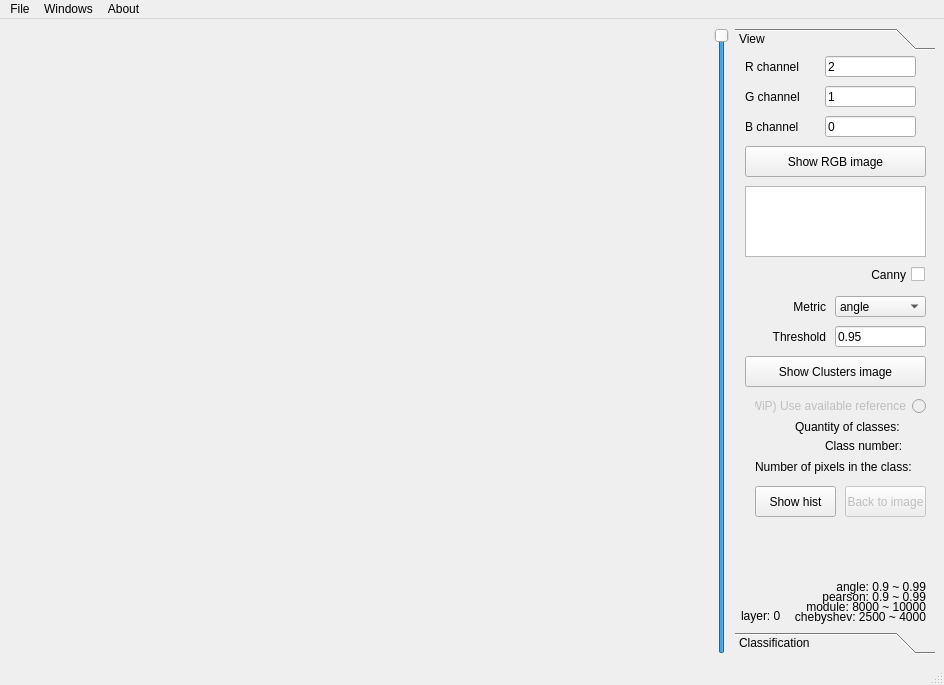
<?xml version="1.0" encoding="UTF-8"?>
<ui version="4.0">
 <class>MainWindow</class>
 <widget class="QMainWindow" name="MainWindow">
  <property name="geometry">
   <rect>
    <x>0</x>
    <y>0</y>
    <width>944</width>
    <height>685</height>
   </rect>
  </property>
  <property name="windowTitle">
   <string>HyperSpectralViewer</string>
  </property>
  <widget class="QWidget" name="centralwidget">
   <layout class="QVBoxLayout" name="verticalLayout">
    <item>
     <layout class="QHBoxLayout" name="horizontalLayout" stretch="1,0,1">
      <property name="sizeConstraint">
       <enum>QLayout::SetMaximumSize</enum>
      </property>
      <item>
       <widget class="QWidget" name="widgetCentral" native="true">
        <property name="minimumSize">
         <size>
          <width>256</width>
          <height>256</height>
         </size>
        </property>
        <layout class="QVBoxLayout" name="verticalLayout_2">
         <item>
          <layout class="QVBoxLayout" name="viewerLayout"/>
         </item>
        </layout>
       </widget>
      </item>
      <item>
       <widget class="QSlider" name="sliderLayers">
        <property name="enabled">
         <bool>true</bool>
        </property>
        <property name="maximum">
         <number>0</number>
        </property>
        <property name="orientation">
         <enum>Qt::Vertical</enum>
        </property>
       </widget>
      </item>
      <item>
       <widget class="QToolBox" name="toolBox">
        <property name="maximumSize">
         <size>
          <width>200</width>
          <height>16777215</height>
         </size>
        </property>
        <property name="currentIndex">
         <number>0</number>
        </property>
        <widget class="QWidget" name="page_view">
         <property name="geometry">
          <rect>
           <x>0</x>
           <y>0</y>
           <width>200</width>
           <height>570</height>
          </rect>
         </property>
         <attribute name="label">
          <string>View</string>
         </attribute>
         <widget class="QPushButton" name="buttonRgbImage">
          <property name="geometry">
           <rect>
            <x>10</x>
            <y>90</y>
            <width>181</width>
            <height>31</height>
           </rect>
          </property>
          <property name="text">
           <string>Show RGB image</string>
          </property>
         </widget>
         <widget class="QPushButton" name="buttonShowClusters">
          <property name="geometry">
           <rect>
            <x>10</x>
            <y>300</y>
            <width>181</width>
            <height>31</height>
           </rect>
          </property>
          <property name="layoutDirection">
           <enum>Qt::LeftToRight</enum>
          </property>
          <property name="text">
           <string>Show Clusters image</string>
          </property>
         </widget>
         <widget class="QLabel" name="label_R_channel">
          <property name="geometry">
           <rect>
            <x>10</x>
            <y>0</y>
            <width>81</width>
            <height>21</height>
           </rect>
          </property>
          <property name="text">
           <string>R channel</string>
          </property>
         </widget>
         <widget class="QLabel" name="label_G_channel">
          <property name="geometry">
           <rect>
            <x>10</x>
            <y>30</y>
            <width>81</width>
            <height>21</height>
           </rect>
          </property>
          <property name="text">
           <string>G channel</string>
          </property>
         </widget>
         <widget class="QLabel" name="label_B_channel">
          <property name="geometry">
           <rect>
            <x>10</x>
            <y>60</y>
            <width>81</width>
            <height>21</height>
           </rect>
          </property>
          <property name="text">
           <string>B channel</string>
          </property>
         </widget>
         <widget class="QLineEdit" name="lineR">
          <property name="geometry">
           <rect>
            <x>90</x>
            <y>0</y>
            <width>91</width>
            <height>21</height>
           </rect>
          </property>
          <property name="text">
           <string>2</string>
          </property>
         </widget>
         <widget class="QLineEdit" name="lineG">
          <property name="geometry">
           <rect>
            <x>90</x>
            <y>30</y>
            <width>91</width>
            <height>21</height>
           </rect>
          </property>
          <property name="text">
           <string>1</string>
          </property>
         </widget>
         <widget class="QLineEdit" name="lineB">
          <property name="geometry">
           <rect>
            <x>90</x>
            <y>60</y>
            <width>91</width>
            <height>21</height>
           </rect>
          </property>
          <property name="text">
           <string>0</string>
          </property>
         </widget>
         <widget class="QTextEdit" name="textBoxClusters">
          <property name="geometry">
           <rect>
            <x>10</x>
            <y>130</y>
            <width>181</width>
            <height>71</height>
           </rect>
          </property>
         </widget>
         <widget class="QLineEdit" name="lineThreshold">
          <property name="geometry">
           <rect>
            <x>100</x>
            <y>270</y>
            <width>91</width>
            <height>21</height>
           </rect>
          </property>
          <property name="text">
           <string>0.95</string>
          </property>
         </widget>
         <widget class="QLabel" name="label_Threshold">
          <property name="geometry">
           <rect>
            <x>30</x>
            <y>270</y>
            <width>61</width>
            <height>21</height>
           </rect>
          </property>
          <property name="text">
           <string>Threshold</string>
          </property>
          <property name="alignment">
           <set>Qt::AlignRight|Qt::AlignTrailing|Qt::AlignVCenter</set>
          </property>
         </widget>
         <widget class="QComboBox" name="comboBox_Metric_selection">
          <property name="geometry">
           <rect>
            <x>100</x>
            <y>240</y>
            <width>91</width>
            <height>21</height>
           </rect>
          </property>
          <property name="sizePolicy">
           <sizepolicy hsizetype="Minimum" vsizetype="Fixed">
            <horstretch>0</horstretch>
            <verstretch>0</verstretch>
           </sizepolicy>
          </property>
          <property name="layoutDirection">
           <enum>Qt::LeftToRight</enum>
          </property>
          <item>
           <property name="text">
            <string>angle</string>
           </property>
          </item>
          <item>
           <property name="text">
            <string>pearson</string>
           </property>
          </item>
          <item>
           <property name="text">
            <string>module</string>
           </property>
          </item>
          <item>
           <property name="text">
            <string>chebyshev</string>
           </property>
          </item>
         </widget>
         <widget class="QLabel" name="label">
          <property name="geometry">
           <rect>
            <x>50</x>
            <y>240</y>
            <width>41</width>
            <height>21</height>
           </rect>
          </property>
          <property name="text">
           <string>Metric</string>
          </property>
          <property name="alignment">
           <set>Qt::AlignRight|Qt::AlignTrailing|Qt::AlignVCenter</set>
          </property>
         </widget>
         <widget class="QLabel" name="label_2">
          <property name="geometry">
           <rect>
            <x>70</x>
            <y>520</y>
            <width>121</width>
            <height>21</height>
           </rect>
          </property>
          <property name="layoutDirection">
           <enum>Qt::LeftToRight</enum>
          </property>
          <property name="text">
           <string>angle: 0.9 ~ 0.99</string>
          </property>
          <property name="alignment">
           <set>Qt::AlignRight|Qt::AlignTrailing|Qt::AlignVCenter</set>
          </property>
         </widget>
         <widget class="QLabel" name="label_3">
          <property name="geometry">
           <rect>
            <x>70</x>
            <y>530</y>
            <width>121</width>
            <height>21</height>
           </rect>
          </property>
          <property name="layoutDirection">
           <enum>Qt::LeftToRight</enum>
          </property>
          <property name="text">
           <string>pearson: 0.9 ~ 0.99</string>
          </property>
          <property name="alignment">
           <set>Qt::AlignRight|Qt::AlignTrailing|Qt::AlignVCenter</set>
          </property>
         </widget>
         <widget class="QLabel" name="label_4">
          <property name="geometry">
           <rect>
            <x>70</x>
            <y>540</y>
            <width>121</width>
            <height>21</height>
           </rect>
          </property>
          <property name="layoutDirection">
           <enum>Qt::LeftToRight</enum>
          </property>
          <property name="text">
           <string>module: 8000 ~ 10000</string>
          </property>
          <property name="alignment">
           <set>Qt::AlignRight|Qt::AlignTrailing|Qt::AlignVCenter</set>
          </property>
         </widget>
         <widget class="QLabel" name="label_5">
          <property name="geometry">
           <rect>
            <x>50</x>
            <y>550</y>
            <width>141</width>
            <height>21</height>
           </rect>
          </property>
          <property name="layoutDirection">
           <enum>Qt::LeftToRight</enum>
          </property>
          <property name="text">
           <string>chebyshev: 2500 ~ 4000</string>
          </property>
          <property name="alignment">
           <set>Qt::AlignRight|Qt::AlignTrailing|Qt::AlignVCenter</set>
          </property>
         </widget>
         <widget class="QRadioButton" name="radioButton_use_reference">
          <property name="enabled">
           <bool>false</bool>
          </property>
          <property name="geometry">
           <rect>
            <x>20</x>
            <y>340</y>
            <width>171</width>
            <height>20</height>
           </rect>
          </property>
          <property name="layoutDirection">
           <enum>Qt::RightToLeft</enum>
          </property>
          <property name="text">
           <string>(WiP) Use available reference</string>
          </property>
         </widget>
         <widget class="QLabel" name="label_quan_of_class">
          <property name="geometry">
           <rect>
            <x>60</x>
            <y>360</y>
            <width>131</width>
            <height>21</height>
           </rect>
          </property>
          <property name="layoutDirection">
           <enum>Qt::LeftToRight</enum>
          </property>
          <property name="text">
           <string>Quantity of classes:</string>
          </property>
         </widget>
         <widget class="QLabel" name="label_show_layer">
          <property name="geometry">
           <rect>
            <x>6</x>
            <y>550</y>
            <width>61</width>
            <height>20</height>
           </rect>
          </property>
          <property name="text">
           <string>layer: 0</string>
          </property>
         </widget>
         <widget class="QCheckBox" name="checkBox_canny">
          <property name="geometry">
           <rect>
            <x>120</x>
            <y>210</y>
            <width>70</width>
            <height>17</height>
           </rect>
          </property>
          <property name="layoutDirection">
           <enum>Qt::RightToLeft</enum>
          </property>
          <property name="text">
           <string>Canny</string>
          </property>
         </widget>
         <widget class="QLabel" name="label_num_class">
          <property name="geometry">
           <rect>
            <x>90</x>
            <y>380</y>
            <width>101</width>
            <height>20</height>
           </rect>
          </property>
          <property name="text">
           <string>Сlass number:</string>
          </property>
         </widget>
         <widget class="QLabel" name="label_num_of_pix">
          <property name="geometry">
           <rect>
            <x>20</x>
            <y>400</y>
            <width>181</width>
            <height>21</height>
           </rect>
          </property>
          <property name="text">
           <string>Number of pixels in the class:</string>
          </property>
         </widget>
         <widget class="QPushButton" name="pushButton_bac_to_img">
          <property name="enabled">
           <bool>false</bool>
          </property>
          <property name="geometry">
           <rect>
            <x>110</x>
            <y>430</y>
            <width>81</width>
            <height>31</height>
           </rect>
          </property>
          <property name="text">
           <string>Back to image</string>
          </property>
         </widget>
         <widget class="QPushButton" name="pushButton_show_hist">
          <property name="geometry">
           <rect>
            <x>20</x>
            <y>430</y>
            <width>81</width>
            <height>31</height>
           </rect>
          </property>
          <property name="layoutDirection">
           <enum>Qt::LeftToRight</enum>
          </property>
          <property name="text">
           <string>Show hist</string>
          </property>
         </widget>
        </widget>
        <widget class="QWidget" name="page_classification">
         <property name="geometry">
          <rect>
           <x>0</x>
           <y>0</y>
           <width>200</width>
           <height>570</height>
          </rect>
         </property>
         <attribute name="label">
          <string>Classification</string>
         </attribute>
        </widget>
       </widget>
      </item>
     </layout>
    </item>
   </layout>
  </widget>
  <widget class="QMenuBar" name="menubar">
   <property name="geometry">
    <rect>
     <x>0</x>
     <y>0</y>
     <width>944</width>
     <height>21</height>
    </rect>
   </property>
   <widget class="QMenu" name="menuFile">
    <property name="title">
     <string>File</string>
    </property>
    <addaction name="actionOpen_file"/>
   </widget>
   <widget class="QMenu" name="menuAbout">
    <property name="title">
     <string>About</string>
    </property>
    <addaction name="actionAbout_program"/>
   </widget>
   <widget class="QMenu" name="menuWindows">
    <property name="title">
     <string>Windows</string>
    </property>
    <addaction name="actionSignatures_window"/>
   </widget>
   <addaction name="menuFile"/>
   <addaction name="menuWindows"/>
   <addaction name="menuAbout"/>
  </widget>
  <widget class="QStatusBar" name="statusbar"/>
  <action name="actionOpen_file">
   <property name="text">
    <string>Open file</string>
   </property>
  </action>
  <action name="actionAbout_program">
   <property name="text">
    <string>About program</string>
   </property>
  </action>
  <action name="actionSignatures_window">
   <property name="text">
    <string>Signatures window</string>
   </property>
  </action>
 </widget>
 <resources/>
 <connections/>
</ui>
